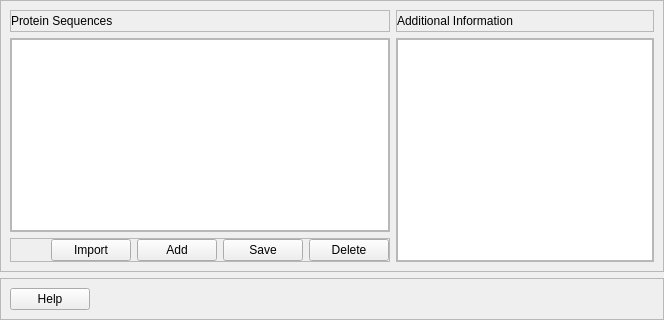
      <widget class="QWidget" name="sequences">
       <attribute name="title">
        <string>Sequences</string>
       </attribute>
       <layout class="QVBoxLayout" name="verticalLayout_13">
        <property name="leftMargin">
         <number>0</number>
        </property>
        <property name="topMargin">
         <number>0</number>
        </property>
        <property name="rightMargin">
         <number>0</number>
        </property>
        <property name="bottomMargin">
         <number>0</number>
        </property>
        <item>
         <widget class="QFrame" name="frame_3">
          <property name="frameShape">
           <enum>QFrame::StyledPanel</enum>
          </property>
          <property name="frameShadow">
           <enum>QFrame::Raised</enum>
          </property>
          <layout class="QHBoxLayout" name="horizontalLayout_24">
           <item>
            <layout class="QVBoxLayout" name="verticalLayout_37">
             <item>
              <widget class="QFrame" name="frame_18">
               <property name="frameShape">
                <enum>QFrame::StyledPanel</enum>
               </property>
               <property name="frameShadow">
                <enum>QFrame::Raised</enum>
               </property>
               <layout class="QVBoxLayout" name="verticalLayout_29">
                <property name="leftMargin">
                 <number>0</number>
                </property>
                <property name="topMargin">
                 <number>0</number>
                </property>
                <property name="rightMargin">
                 <number>0</number>
                </property>
                <property name="bottomMargin">
                 <number>0</number>
                </property>
                <item>
                 <layout class="QHBoxLayout" name="horizontalLayout_11">
                  <item>
                   <widget class="QLabel" name="label">
                    <property name="text">
                     <string>Protein Sequences</string>
                    </property>
                   </widget>
                  </item>
                  <item>
                   <spacer name="horizontalSpacer_39">
                    <property name="orientation">
                     <enum>Qt::Horizontal</enum>
                    </property>
                    <property name="sizeHint" stdset="0">
                     <size>
                      <width>40</width>
                      <height>20</height>
                     </size>
                    </property>
                   </spacer>
                  </item>
                 </layout>
                </item>
               </layout>
              </widget>
             </item>
             <item>
              <widget class="QFrame" name="frame_seq_list_view">
               <property name="frameShape">
                <enum>QFrame::StyledPanel</enum>
               </property>
               <property name="frameShadow">
                <enum>QFrame::Raised</enum>
               </property>
               <layout class="QVBoxLayout" name="verticalLayout_5">
                <property name="leftMargin">
                 <number>0</number>
                </property>
                <property name="topMargin">
                 <number>0</number>
                </property>
                <property name="rightMargin">
                 <number>0</number>
                </property>
                <property name="bottomMargin">
                 <number>0</number>
                </property>
                <item>
                 <widget class="QListView" name="seqs_list_view"/>
                </item>
               </layout>
              </widget>
             </item>
             <item>
              <widget class="QFrame" name="frame_19">
               <property name="frameShape">
                <enum>QFrame::StyledPanel</enum>
               </property>
               <property name="frameShadow">
                <enum>QFrame::Raised</enum>
               </property>
               <layout class="QVBoxLayout" name="verticalLayout_36">
                <property name="leftMargin">
                 <number>0</number>
                </property>
                <property name="topMargin">
                 <number>0</number>
                </property>
                <property name="rightMargin">
                 <number>0</number>
                </property>
                <property name="bottomMargin">
                 <number>0</number>
                </property>
                <item>
                 <layout class="QVBoxLayout" name="verticalLayout_2">
                  <item>
                   <layout class="QHBoxLayout" name="horizontalLayout">
                    <item>
                     <spacer name="horizontalSpacer_6">
                      <property name="orientation">
                       <enum>Qt::Horizontal</enum>
                      </property>
                      <property name="sizeHint" stdset="0">
                       <size>
                        <width>40</width>
                        <height>20</height>
                       </size>
                      </property>
                     </spacer>
                    </item>
                    <item>
                     <widget class="QPushButton" name="btn_import_seq">
                      <property name="text">
                       <string>Import</string>
                      </property>
                     </widget>
                    </item>
                    <item>
                     <widget class="QPushButton" name="btn_add_sequence">
                      <property name="text">
                       <string>Add</string>
                      </property>
                     </widget>
                    </item>
                    <item>
                     <widget class="QPushButton" name="btn_save_sequence">
                      <property name="text">
                       <string>Save</string>
                      </property>
                     </widget>
                    </item>
                    <item>
                     <widget class="QPushButton" name="btn_delete_sequence">
                      <property name="text">
                       <string>Delete</string>
                      </property>
                     </widget>
                    </item>
                   </layout>
                  </item>
                 </layout>
                </item>
               </layout>
              </widget>
             </item>
            </layout>
           </item>
           <item>
            <layout class="QVBoxLayout" name="verticalLayout_39">
             <item>
              <widget class="QFrame" name="frame_20">
               <property name="frameShape">
                <enum>QFrame::StyledPanel</enum>
               </property>
               <property name="frameShadow">
                <enum>QFrame::Raised</enum>
               </property>
               <layout class="QVBoxLayout" name="verticalLayout_38">
                <property name="leftMargin">
                 <number>0</number>
                </property>
                <property name="topMargin">
                 <number>0</number>
                </property>
                <property name="rightMargin">
                 <number>0</number>
                </property>
                <property name="bottomMargin">
                 <number>0</number>
                </property>
                <item>
                 <layout class="QHBoxLayout" name="horizontalLayout_23">
                  <item>
                   <widget class="QLabel" name="label_2">
                    <property name="text">
                     <string>Additional Information</string>
                    </property>
                   </widget>
                  </item>
                  <item>
                   <spacer name="horizontalSpacer_40">
                    <property name="orientation">
                     <enum>Qt::Horizontal</enum>
                    </property>
                    <property name="sizeHint" stdset="0">
                     <size>
                      <width>40</width>
                      <height>20</height>
                     </size>
                    </property>
                   </spacer>
                  </item>
                 </layout>
                </item>
               </layout>
              </widget>
             </item>
             <item>
              <widget class="QFrame" name="frame_seq_table_widget">
               <property name="frameShape">
                <enum>QFrame::StyledPanel</enum>
               </property>
               <property name="frameShadow">
                <enum>QFrame::Raised</enum>
               </property>
               <layout class="QVBoxLayout" name="verticalLayout_11">
                <property name="leftMargin">
                 <number>0</number>
                </property>
                <property name="topMargin">
                 <number>0</number>
                </property>
                <property name="rightMargin">
                 <number>0</number>
                </property>
                <property name="bottomMargin">
                 <number>0</number>
                </property>
                <item>
                 <widget class="QTableWidget" name="seqs_table_widget">
                  <property name="sizePolicy">
                   <sizepolicy hsizetype="Expanding" vsizetype="Expanding">
                    <horstretch>0</horstretch>
                    <verstretch>0</verstretch>
                   </sizepolicy>
                  </property>
                 </widget>
                </item>
               </layout>
              </widget>
             </item>
            </layout>
           </item>
          </layout>
         </widget>
        </item>
        <item>
         <widget class="QFrame" name="frame_bottom">
          <property name="maximumSize">
           <size>
            <width>16777215</width>
            <height>60</height>
           </size>
          </property>
          <property name="frameShape">
           <enum>QFrame::StyledPanel</enum>
          </property>
          <property name="frameShadow">
           <enum>QFrame::Raised</enum>
          </property>
          <layout class="QHBoxLayout" name="horizontalLayout_10">
           <item>
            <layout class="QHBoxLayout" name="horizontalLayout_2">
             <item>
              <widget class="QPushButton" name="btn_help">
               <property name="text">
                <string>Help</string>
               </property>
              </widget>
             </item>
             <item>
              <spacer name="horizontalSpacer">
               <property name="orientation">
                <enum>Qt::Horizontal</enum>
               </property>
               <property name="sizeHint" stdset="0">
                <size>
                 <width>40</width>
                 <height>20</height>
                </size>
               </property>
              </spacer>
             </item>
            </layout>
           </item>
          </layout>
         </widget>
        </item>
       </layout>
      </widget>
